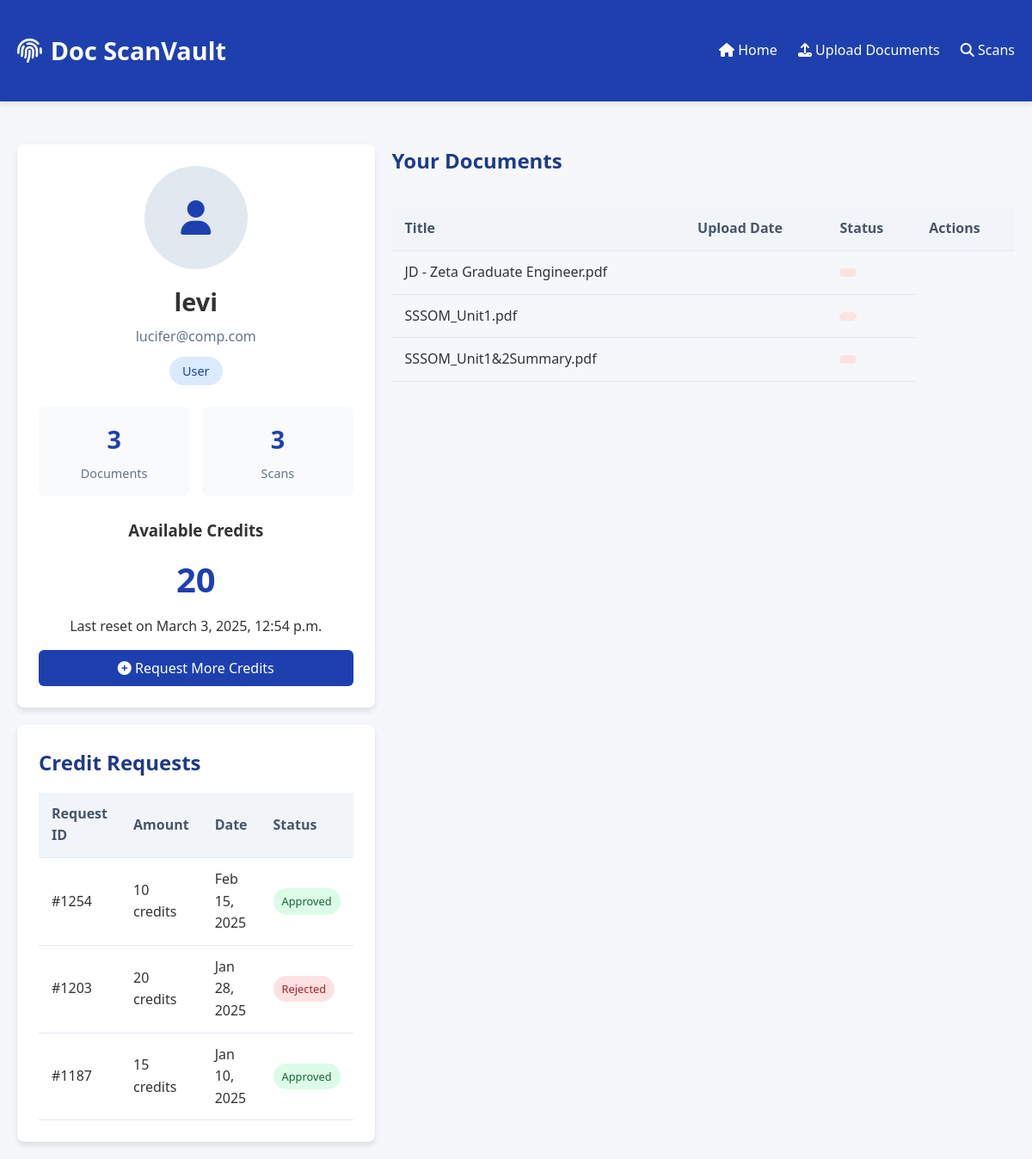
Screenshot of /user_profile/23/ with the database file from the repository.
### Doc_ScanVault/models.py (models this page shows, shortened)
class User(models.Model):
    User_id = models.AutoField(primary_key=True)  #autoincrement
    Username = models.CharField(max_length=50)
    email = models.EmailField(max_length=100)
    Passwords = models.CharField(max_length=256)
    role = models.CharField(max_length=20, choices=[
        ('admin', 'Admin'),
        ('user', 'User'),
    ])
    created_at = models.DateTimeField(auto_now_add=True)
    last_login = models.DateTimeField(null=True, blank=True)

class Credit(models.Model):
    user_id = models.IntegerField(primary_key=True)
    balance = models.IntegerField()
    last_reset_date = models.DateTimeField()
    class Meta:
        app_label = 'Doc_ScanVault'

class Document(models.Model):
    document_id = models.AutoField(primary_key=True)
    user_id = models.IntegerField()
    title = models.CharField(max_length=100)
    content = models.TextField()
    file_path = models.CharField(max_length=100)
    file_size = models.IntegerField()
    upload_date = models.DateTimeField(auto_now_add=True)
    content_hash = models.CharField(max_length=100)
    class Meta:
        app_label = 'Doc_ScanVault'

### Doc_ScanVault/views.py (the view, shortened to what this page needs)
# urls.py: path('user_profile/<int:user_id>/', views.user_profile, name='user_profile'),
def user_profile(request,user_id):
    if request.method == "GET":
        user = get_object_or_404(User, User_id=user_id)
        credit = get_object_or_404(Credit, user_id=user_id)
        reset_daily_credits(credit)
        documents = Document.objects.filter(user_id=user_id) .order_by('-upload_date')
        uploaded_count = documents.count()
        scanned_documents = set(ScanTransaction.objects.filter(document_id__in=documents.values_list('document_id', flat=True)).values_list('document_id', flat=True))
        scanned_count = len(scanned_documents)
        documents_data = [
            {
                'document_id': doc.document_id,
                'title': doc.title,
                'file_path': doc.file_path,
                'file_size': doc.file_size,
                'upload_date': doc.upload_date.strftime('%Y-%m-%d %H:%M:%S'),
                'content_hash': doc.content_hash,
                'scan_data': get_scan_data(doc.document_id)
            }
            for doc in documents
        ]
        print(len(documents))
        return render(request, 'Doc_ScanVault/profile.html',{'user': user,'credit':credit,'user_id': user_id, 'documents': documents_data ,'uploaded_count': uploaded_count,
        'scanned_count': scanned_count,})

### Doc_ScanVault/views.py (called while the page is built)
def reset_daily_credits(credit):
    now = timezone.now()
    if now.date() > credit.last_reset_date.date():
        credit.balance = 20
        credit.last_reset_date = timezone.now()
        credit.save()

def get_scan_data(document_id):
    try:
        scan = ScanTransaction.objects.filter(document_id=document_id).latest('scan_date')
        return {
            'scan_id': scan.scan_id,
            'scan_date': scan.scan_date.strftime('%Y-%m-%d %H:%M:%S'),
            'credits_used': scan.credits_used,
        }
    except ScanTransaction.DoesNotExist:
        return None

### Doc_ScanVault/templates/Doc_ScanVault/profile.html (shortened to what this page needs)
<!DOCTYPE html>
<html lang="en">
<head>
    <link rel="stylesheet" href="https://cdnjs.cloudflare.com/ajax/libs/font-awesome/6.4.0/css/all.min.css">
</head>
<body>
    <header>
        <div class="container header-content">
            <div class="logo">
                <i class="fas fa-fingerprint"></i>Doc ScanVault
            </div>
            <div class="nav-links">
                <a href="/"><i class="fas fa-home"></i> Home</a>
                <a href="{% url 'upload' user_id=user_id %}"><i class="fas fa-upload"></i> Upload Documents</a>
                <a href="/scans"><i class="fas fa-search"></i> Scans</a>
            </div>
        </div>
    </header>
    <div class="container">
        <div class="profile-container">
            <div class="profile-card">
                <div class="profile-header">
                    <div class="profile-avatar">
                        <i class="fas fa-user"></i>
                    </div>
                    <h2 class="profile-name">{{ user.Username }}</h2>
                    <p class="profile-email">{{ user.email }}</p>
                    <span class="profile-role">{{ user.role }}</span>
                </div>
                <div class="profile-stats">
                    <div class="stat-card">
                        <div class="stat-number">{{ uploaded_count }}</div>
                        <div class="stat-label">Documents</div>
                    </div>
                    <div class="stat-card">
                        <div class="stat-number">{{ scanned_count }}</div>
                        <div class="stat-label">Scans</div>
                    </div>
                </div>
                <div class="credits-container">
                    <h3>Available Credits</h3>
                    <div class="credits-balance">{{ credit.balance }}</div>
                    <p>Last reset on {{ credit.last_reset_date }}</p>
                    <button id="requestCreditsBtn" class="request-credits-btn">
                        <i class="fas fa-plus-circle"></i> Request More Credits
                    </button>
                </div>
            </div>
            <div class="activity-section">
                <h2 class="section-title">Your Documents</h2>
                {% if documents %}
                <table class="activity-table">
                    <thead>
                        <tr>
                            <th>Title</th>
                            <th>Upload Date</th>
                            <th>Status</th>
                            <th>Actions</th>
                        </tr>
                    </thead>
                    <tbody>
                        {% for doc in documents %}
                        <tr>
                            <td>{{ doc.title }}</td>
                            <td>{{ doc.upload_date|date:"F j, Y" }}</td>
                            <td>
                                <span class="status-badge
                                    {% if doc.status == 'Pending' %}status-pending{% elif doc.status == 'Approved' %}status-approved{% else %}status-rejected{% endif %}">
                                </span>
                            </td>
                        </tr>
                        {% endfor %}
                    </tbody>
                </table>
                {% else %}
                <p>No documents uploaded yet.</p>
                {% endif %}
            </div>
                <div class="profile-card">
                    <h3 class="section-title">Credit Requests</h3>
                    <table class="activity-table">
                        <thead>
                            <tr>
                                <th>Request ID</th>
                                <th>Amount</th>
                                <th>Date</th>
                                <th>Status</th>
                            </tr>
                        </thead>
                        <tbody>
                            <tr>
                                <td>#1254</td>
                                <td>10 credits</td>
                                <td>Feb 15, 2025</td>
                                <td><span class="status-badge status-approved">Approved</span></td>
                            </tr>
                            <tr>
                                <td>#1203</td>
                                <td>20 credits</td>
                                <td>Jan 28, 2025</td>
                                <td><span class="status-badge status-rejected">Rejected</span></td>
                            </tr>
                            <tr>
                                <td>#1187</td>
                                <td>15 credits</td>
                                <td>Jan 10, 2025</td>
                                <td><span class="status-badge status-approved">Approved</span></td>
                            </tr>
                        </tbody>
                    </table>
                </div>
            </div>
        </div>
</body>
</html>

### Doc_ScanVault/templates/Doc_ScanVault/profile.html (style rules this page uses)
* { margin: 0; padding: 0; box-sizing: border-box; font-family: 'Segoe UI', Tahoma, Geneva, Verdana, sans-serif; }
body { background-color: #f5f7fa; color: #333; line-height: 1.6; }
.container { max-width: 1200px; margin: 0 auto; padding: 20px; }
header { background-color: #1e40af; color: white; padding: 1rem 0; box-shadow: 0 2px 10px rgba(0, 0, 0, 0.1); }
.header-content { display: flex; justify-content: space-between; align-items: center; }
.logo { font-size: 1.8rem; font-weight: bold; }
.logo i { margin-right: 10px; }
.nav-links a { color: white; text-decoration: none; margin-left: 20px; transition: opacity 0.3s; }
.profile-container { display: grid; grid-template-columns: 1fr 2fr; gap: 20px; margin-top: 30px; }
.profile-card { background-color: white; border-radius: 8px; box-shadow: 0 4px 6px rgba(0, 0, 0, 0.1); padding: 25px; }
.profile-header { text-align: center; margin-bottom: 25px; }
.profile-avatar { width: 120px; height: 120px; border-radius: 50%; background-color: #e2e8f0; display: flex; align-items: center; justify-content: center; margin: 0 auto 15px; color: #1e40af; font-size: 2.5rem; }
.profile-name { font-size: 1.8rem; font-weight: bold; margin-bottom: 5px; }
.profile-email { color: #64748b; margin-bottom: 5px; }
.profile-role { display: inline-block; background-color: #dbeafe; color: #1e40af; padding: 5px 15px; border-radius: 20px; font-size: 0.9rem; margin-top: 5px; }
.profile-stats { display: grid; grid-template-columns: 1fr 1fr; gap: 15px; margin: 25px 0; }
.stat-card { background-color: #f8fafc; border-radius: 8px; padding: 15px; text-align: center; }
.stat-number { font-size: 1.8rem; font-weight: bold; color: #1e40af; margin-bottom: 5px; }
.stat-label { color: #64748b; font-size: 0.9rem; }
.credits-container { margin-top: 20px; text-align: center; }
.credits-balance { font-size: 2.5rem; font-weight: bold; color: #1e40af; margin: 10px 0; }
.request-credits-btn { background-color: #1e40af; color: white; border: none; padding: 10px 20px; border-radius: 6px; font-size: 1rem; cursor: pointer; transition: background-color 0.3s; width: 100%; margin-top: 15px; }
.activity-section { display: flex; flex-direction: column; gap: 20px; }
.section-title { font-size: 1.5rem; margin-bottom: 15px; color: #1e3a8a; }
.activity-table { width: 100%; border-collapse: collapse; }
.activity-table th, .activity-table td { padding: 12px 15px; text-align: left; border-bottom: 1px solid #e2e8f0; }
.activity-table th { background-color: #f1f5f9; font-weight: 600; color: #475569; }
.status-badge { display: inline-block; padding: 5px 10px; border-radius: 20px; font-size: 0.8rem; text-align: center; }
.status-approved { background-color: #dcfce7; color: #166534; }
.status-rejected { background-color: #fee2e2; color: #b91c1c; }

### rows the page displays
User: Username "levi", email "lucifer@comp.com", role "User"
Credit: balance "20", last_reset_date "March 3, 2025, 12:54 p.m."
Document: title "JD - Zeta Graduate Engineer.pdf"
Document: title "SSSOM_Unit1.pdf"
Document: title "SSSOM_Unit1&2Summary.pdf"

### other values shown
{{ uploaded_count }} "3"
{{ scanned_count }} "3"
